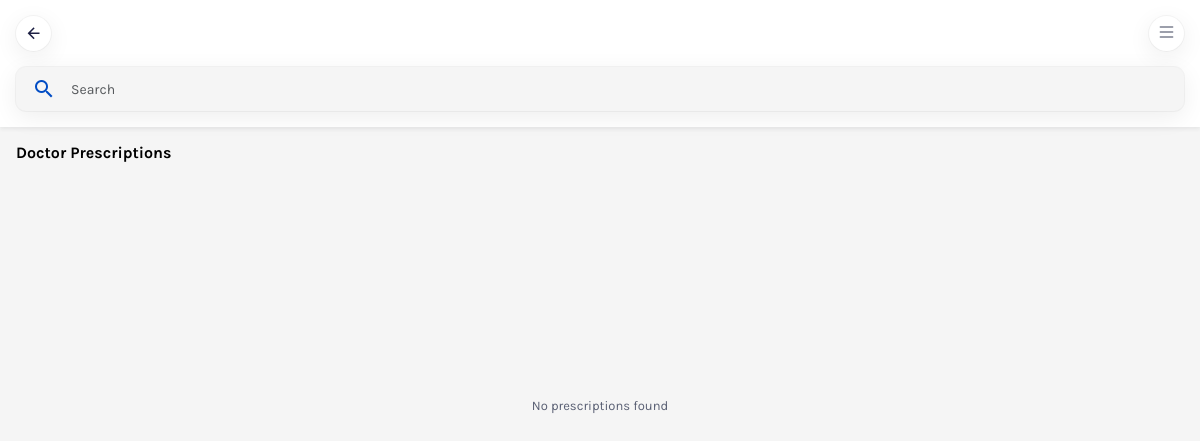
The page /patients/prescription_view (signed in) on the database as committed earlier.
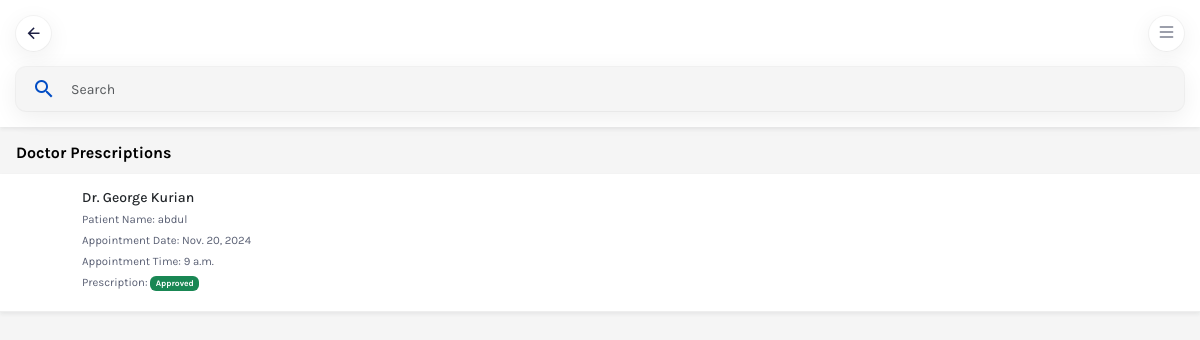
The same page on the database as committed later.
### doctors/models.py (models this page shows, shortened)
class Prescription(models.Model):
    patient = models.OneToOneField(PatientInfo, on_delete=models.CASCADE, related_name='patient')
    doctor = models.ForeignKey(DoctorProfile, on_delete=models.CASCADE, related_name='doctor')
    slot = models.OneToOneField(AppointmentSlot, on_delete=models.SET_NULL, null=True, related_name='slot')
    prescription_text = CKEditor5Field(config_name='extends')
    date = models.DateField(auto_now_add=True)
    status = models.CharField(max_length=20, choices=[('Pending', 'Pending'), ('Approved', 'Approved')], default='Pending')

### patients/models.py (models this page shows, shortened)
class DoctorProfile(models.Model):
    user = models.OneToOneField(CustomUser, on_delete=models.CASCADE, null=True, blank=True, related_name='doctor_profile')
    first_name = models.CharField(max_length=100)
    last_name = models.CharField(max_length=100, blank=True, default='')
    full_name = models.CharField(max_length=100, editable=False)
    about = models.TextField()
    gender = models.CharField(max_length=10, choices=[('Male', 'Male'), ('Female', 'Female'), ('Other', 'Other')])
    dob = models.DateField(null=True, blank=True)
    profile_picture = models.ImageField(upload_to='doctor_images/', null=True, blank=True)
    specialization = models.ForeignKey(Specialization, on_delete=models.CASCADE)
    experience_years = models.PositiveIntegerField(default=0)
    qualification = models.CharField(max_length=150)
    college = models.CharField(max_length=150)
    clinic_address = models.TextField(null=True, blank=True)
    consultation_fee = models.PositiveIntegerField()
    is_active = models.BooleanField(default=True)
    date_joined = models.DateTimeField(auto_now_add=True)
    date_updated = models.DateTimeField(auto_now=True)

class PatientInfo(models.Model):
    user = models.ForeignKey(CustomUser, on_delete=models.SET_NULL, null=True, related_name='patient_info')
    appointment = models.OneToOneField(AppointmentRequest, on_delete=models.CASCADE, related_name='patient_info')
    patient_name = models.CharField(max_length=150)
    address = models.TextField(default="")
    mobile = models.CharField(max_length=15)
    age = models.PositiveIntegerField()
    weight = models.CharField(max_length=10, blank=True, null=True)
    description = models.TextField(default="")

class AppointmentSlot(models.Model):
    doctor = models.ForeignKey(DoctorProfile, on_delete=models.CASCADE, related_name="available_slots")
    date = models.DateField()
    start_time = models.TimeField()
    end_time = models.TimeField()
    is_available = models.BooleanField(default=True)
    is_booked = models.BooleanField(default=False)
    in_progress = models.BooleanField(default=False)
    created_at = models.DateTimeField(auto_now_add=True)
    updated_at = models.DateTimeField(auto_now=True)
    room_id = models.CharField(max_length=255, blank=True, null=True)
    class Meta:
        unique_together = ('doctor', 'date', 'start_time')

### patients/views.py (the view)
# urls.py: path('prescription_view', PrescriptionView.as_view(), name='prescription_view'),
class PrescriptionView(TemplateView):
    template_name = 'prescription_view.html'
    def get(self, request, *args, **kwargs):
        query = request.GET.get('q', '')
        prescriptions = Prescription.objects.filter(patient__user=self.request.user, status='Approved').prefetch_related('doctor', 'slot').order_by('-slot__date')
        if query:
            prescriptions = prescriptions.filter(
                Q(patient__patient_name__icontains=query) | Q(doctor__full_name__icontains=query) | Q(slot__date__icontains=query)
            )
        return self.render_to_response({'prescriptions': prescriptions, 'query': query})

### patients/templates/prescription_view.html (shortened to what this page needs)
{% extends 'base.html' %}
{% block content %}
{% load static %}
<body class="bg-light">
   <div class="select-area d-flex flex-column vh-100">
      <div class="bg-white shadow-sm">
         <div class="d-flex align-items-center justify-content-between mb-auto p-3 osahan-header">
            <div class="d-flex align-items-center gap-2 me-auto">
               <a href="{% url 'home' %}" class="text-dark bg-white shadow rounded-circle icon">
                  <span class="mdi mdi-arrow-left mdi-18px"></span>
               </a>
            </div>
            <div class="d-flex align-items-center gap-2">
               <a class="toggle text-muted d-flex align-items-center justify-content-center fs-5 bg-white shadow rounded-circle icon" href="#"><i
                     class="bi bi-list"></i></a>
            </div>
         </div>
         <div class="px-3 pb-3">
            <form method="get" action="{% url 'prescription_view' %}">
               <div class="input-group rounded-4 shadow overflow-hidden border-0 py-1 ps-3 bg-light">
                  <span class="input-group-text bg-transparent text-muted border-0 p-0" id="search"><span class="mdi mdi-magnify mdi-24px text-primary"></span></span>
                  <input type="text" name="q" value="{{ query }}" class="form-control bg-transparent text-muted border-0 px-3 fs-14" placeholder="Search" aria-label="Search" aria-describedby="search">
               </div>
            </form>
         </div>
      </div>
      <div class="vh-100 my-auto overflow-auto body-fix-osahan-footer">
         <div class="py-3">
            <div>
               <h6 class="mb-2 pb-1 px-3 fw-bold text-black">Doctor Prescriptions</h6>
               {% if prescriptions %}
               {% for prescription in prescriptions %}
               <a href="#" class="link-dark">
                  <div class="d-flex align-items-center gap-3 bg-white border-bottom shadow-sm p-3">
                    <div class="small">
                       <h6 class="mb-1 fs-14">Dr. {{ prescription.doctor.full_name }}</h6>
                        <p class="card-text text-muted mb-1">Patient Name: {{ prescription.patient.patient_name }}</p>
                        <p class="card-text text-muted mb-1">Appointment Date: {{ prescription.slot.date }}</p>
                        <p class="card-text text-muted mb-1">Appointment Time: {{ prescription.slot.start_time }}</p>
                        <p class="card-text text-muted mb-1">Prescription:
                            {% if prescription.status == "Approved" %}
                                <span class="badge bg-success">Approved</span>
                            {% else %}
                                <span class="badge bg-secondary">Pending</span>
                            {% endif %}
                        </p>
                    </div>
                 </div>
               </a>
               {% endfor %}
               {% else %}
                <div class="d-flex justify-content-center align-items-center" style="height:60vh !important">
                    <p class="text-muted text-center no-prescriptions">No prescriptions found</p>
                </div>
               {% endif %}
            </div>
         </div>
      </div>
   </div>
{% endblock %}

Rows that differ between the two databases and show on the page:
added Prescription: doctor.full_name "George Kurian", patient.patient_name "abdul", slot "Nov. 20, 2024", slot.start_time "9 a.m.", status "Approved"
Other text that changed with them:
text no longer shown: "No prescriptions found"
